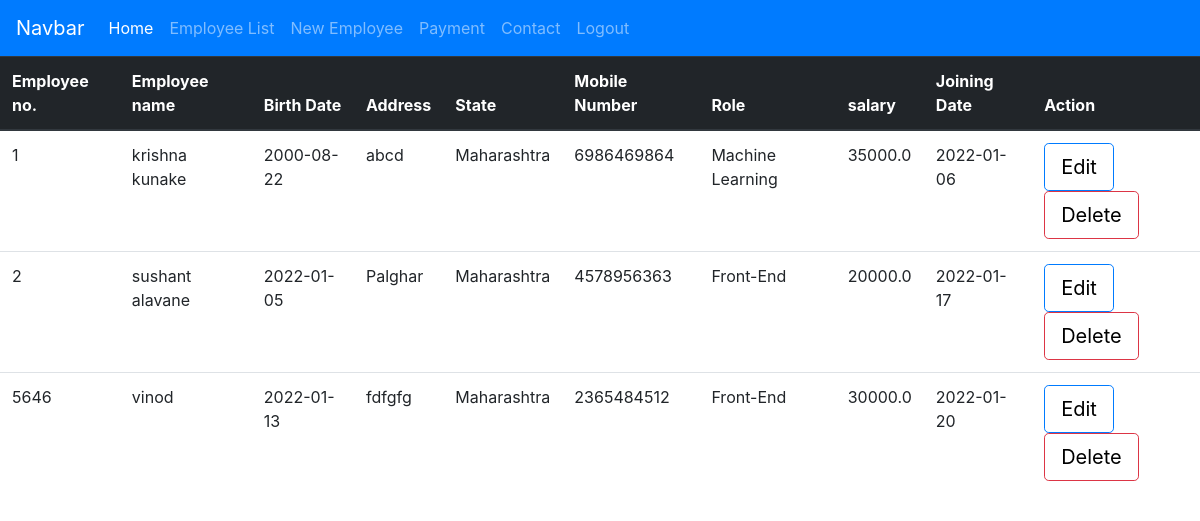
The app's page /testapp/View-employee/ (signed in) with its own data.
### testapp/models.py (models this page shows)
class newEmployee(models.Model):
    eno =models.IntegerField()
    ename=models.CharField(max_length=30)
    bdate=models.CharField(max_length=15)
    eaddress=models.CharField(max_length=150)
    estate=models.CharField(max_length=40)
    enum=models.IntegerField()
    erole=models.CharField(max_length=25)
    esal=models.FloatField()
    ejoin=models.CharField(max_length=20)

### testapp/views.py (the view)
    def mod_f1(request):
        if 'username' in request.session.keys():
            return f1(request)
        else:
            return HttpResponseRedirect("http://localhost:8000/testapp/login/")

### testapp/views.py (called while the page is built)
def deco_login(f1):
    def mod_f1(request):
        if 'username' in request.session.keys():
            return f1(request)
        else:
            return HttpResponseRedirect("http://localhost:8000/testapp/login/")
    return mod_f1

@deco_login
def about(request):
    employees = models.newEmployee.objects.all()
    d = {'employees':employees,}
    response = render(request,'testapp/test1.html',d)
    return response

### templates/testapp/test1.html (shortened to what this page needs)
{% load static %}
<!DOCTYPE html>
<html lang="en">
<head>
    <link rel="stylesheet" href="{% static 'bootstrap/bootstrap.css' %}">
  </head>
<body>
  <nav class="navbar navbar-expand-lg navbar-dark bg-primary">
    <a class="navbar-brand" href="#">Navbar</a>
    <div class="collapse navbar-collapse" id="navbarNav">
      <ul class="navbar-nav">
        <li class="nav-item active">
          <a class="nav-link" href="http://localhost:8000/testapp/new-employee/">Home <span class="sr-only">(current)</span></a>
        </li>
        <li class="nav-item">
          <a class="nav-link" href="http://localhost:8000/testapp/View-employee/">Employee List</a>
        </li>
        <li class="nav-item">
          <a class="nav-link" href="http://localhost:8000/testapp/new-employee/">New Employee</a>
        </li>
        <li class="nav-item">
          <a class="nav-link" href="http://localhost:8000/testapp/salary/">Payment</a>
        </li>
        <li class="nav-item">
          <a class="nav-link" href="http://localhost:8000/testapp/contact/">Contact</a>
        </li>
        <li class="nav-item">
          <a class="nav-link" href="http://localhost:8000/testapp/logout/">Logout</a>
        </li>
      </ul>
    </div>
  </nav>
    <div>
      <table class="table">
        <thead class="thead-dark">
          <tr>
            <th scope="col">Employee no.</th>
            <th scope="col">Employee name</th>
            <th scope="col">Birth Date</th>
            <th scope="col">Address</th>
            <th scope="col">State</th>
            <th scope="col">Mobile Number</th>
            <th scope="col">Role</th>
            <th scope="col">salary</th>
            <th scope="col">Joining Date</th>
            <th scope="col">Action</th>
          </tr>
        </thead>
        <tbody>
          {% for emp in employees %}
          <tr>
            <td>{{emp.eno}}</td>
            <td>{{emp.ename}}</td>
            <td>{{emp.bdate}}</td>
            <td>{{emp.eaddress}}</td>
            <td>{{emp.estate}}</td>
            <td>{{emp.enum}}</td>
            <td>{{emp.erole}}</td>
            <td>{{emp.esal}}</td>
            <td>{{emp.ejoin}}</td>
            <td><button class="btn btn-outline-primary btn-lg"><a class="text" href="http://localhost:8000/testapp/update-employee/?id={{emp.id}}">Edit</a></button> <button class="btn btn-outline-danger btn-lg"><a class="text" href="http://localhost:8000/testapp/delete-employee/?id={{emp.id}}">Delete</a></button></td>
          </tr>
          {% endfor %}
        </tbody>
      </table>
    </div>
</body>
</html>

### templates/testapp/test1.html (style rules this page uses)
.text { color: black; }

### records on screen
newEmployee: eno "1", ename "krishna kunake", bdate "2000-08-22", eaddress "abcd", estate "Maharashtra", enum "6986469864", erole "Machine Learning", esal "35000.0", ejoin "2022-01-06"
newEmployee: eno "2", ename "sushant alavane", bdate "2022-01-05", eaddress "Palghar", estate "Maharashtra", enum "4578956363", erole "Front-End", esal "20000.0", ejoin "2022-01-17"
newEmployee: eno "5646", ename "vinod", bdate "2022-01-13", eaddress "fdfgfg", estate "Maharashtra", enum "2365484512", erole "Front-End", esal "30000.0", ejoin "2022-01-20"
